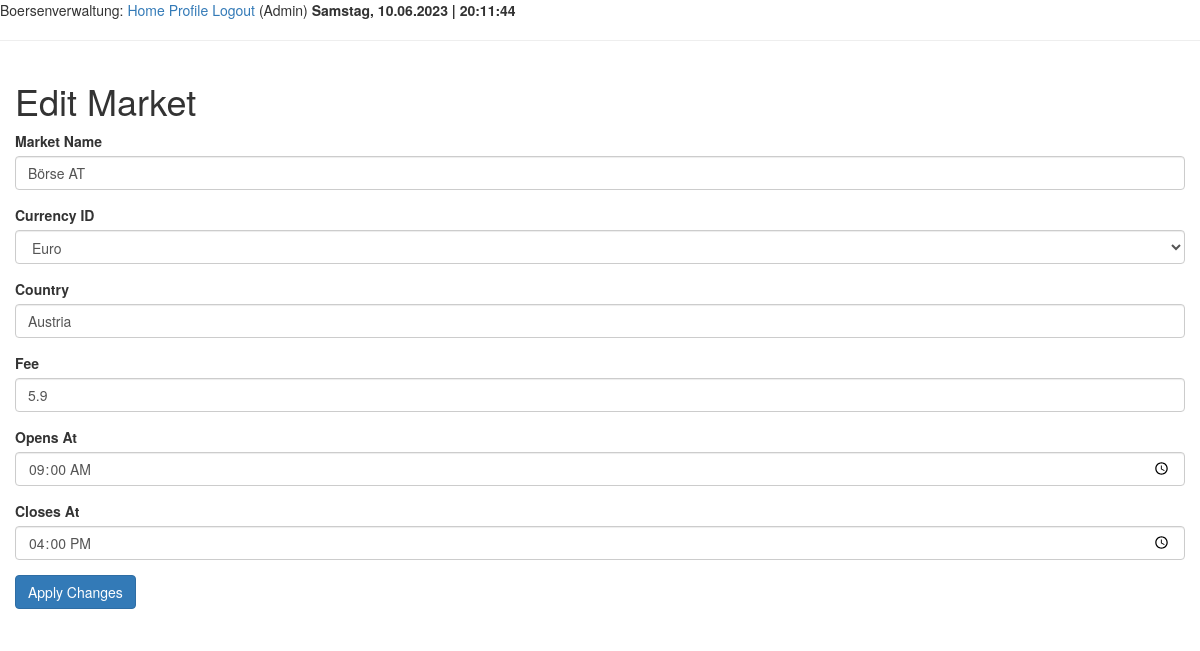
The app's page /editmarket/1 (signed in) with its own data.
### app/models.py (models this page shows, shortened)
class Market(db.Model):
    market_id = Column(Integer, primary_key=True)
    market_name = Column(Text, unique=True, nullable=False)
    opens_at = Column(Time, nullable=False)
    closes_at = Column(Time, nullable=False)
    market_currency_id = Column(Integer, nullable=False)
    market_country = Column(Text, nullable=False)
    market_fee = Column(Float, nullable=False)

### app/routes.py (the view)
@app.route('/editmarket/<market_id>', methods=['GET', 'POST'])
def edit_market(market_id):
    if not current_user.admin_tag:
        flash("Insufficient permission!")
        return redirect(url_for('index'))
    market = Market.query.get(market_id)
    market_name = "test"
    form = EditMarketForm(obj=market)
    if form.validate_on_submit():
        market.market_name = form.market_name.data
        market.market_currency_id = form.market_currency_id.data
        market.market_country = form.market_country.data
        market.market_fee = form.market_fee.data
        market.opens_at = form.opens_at.data
        market.closes_at = form.closes_at.data
        db.session.commit()
        flash('Your changes have been saved.')
        return redirect(url_for('index'))
    elif request.method == 'GET':
        return render_template('edit_market.html', title='Edit Market', form=form)

### app/forms.py
class EditMarketForm(FlaskForm):
    market_name = StringField('Market Name', validators=[DataRequired()])
    market_currency_id = SelectField('Currency ID', coerce=int, validators=[DataRequired()])
    market_country = StringField('Country', validators=[DataRequired()])
    market_fee = FloatField('Fee', validators=[DataRequired()])
    opens_at = TimeField('Opens At', validators=[DataRequired()])
    closes_at = TimeField('Closes At', validators=[DataRequired()])
    submit = SubmitField('Apply Changes')
    def __init__(self, *args, **kwargs):
        super(EditMarketForm, self).__init__(*args, **kwargs)
        self.market_currency_id.choices = [(currency.market_currency_id, currency.market_currency_name) for currency in
                                           Currency.query.all()]

### app/models.py (called while the page is built)
@login.user_loader
def load_user(id):
    return User.query.get(int(id))

### app/routes.py (called while the page is built)
@app.context_processor
def inject_datetime():
    return {'current_time': datetime.utcnow()}

@app.before_request
def before_request():
    if current_user.is_authenticated:
        current_user.last_seen = datetime.utcnow()
        db.session.commit()

### app/templates/edit_market.html (shortened to what this page needs)
{% extends "base.html" %}
{% block content %}
    <div class="container-fluid">
    <h1>Edit Market</h1>
        <form action="" method="post">
            <div class="form-group">
                {{ form.market_name.label }}
                {{ form.market_name(class="form-control") }}
            </div>
            <div class="form-group">
                {{ form.market_currency_id.label }}
                {{ form.market_currency_id(class="form-control") }}
            </div>
            <div class="form-group">
                {{ form.market_country.label }}
                {{ form.market_country(class="form-control") }}
            </div>
            <div class="form-group">
                {{ form.market_fee.label }}
                {{ form.market_fee(class="form-control") }}
            </div>
            <div class="form-group">
                {{ form.opens_at.label }}
                {{ form.opens_at(class="form-control") }}
            </div>
            <div class="form-group">
                {{ form.closes_at.label }}
                {{ form.closes_at(class="form-control") }}
            </div>
            <div class="form-group">
                {{ form.submit(class="btn btn-primary") }}
            </div>
        </form>
    </div>
{% endblock %}

### records on screen
Market: market_name "Börse AT", market_currency_id "Euro", market_country "Austria", market_fee "5.9", opens_at "09:00", closes_at "16:00"
